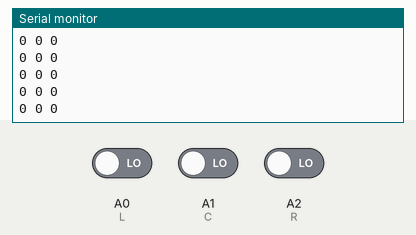
A sketch run on a simulated Arduino Uno, built with avr-gcc and run on an emulated ATmega328P. On the bench: the last lines printed to the serial monitor. The test bench sets the inputs (shaded band); at power-on: A0 (L) LOW, A1 (C) LOW, A2 (R) LOW.

Above: at 1.2 s.
1.3 s: A0 (L) driven HIGH
At 1.31 s:
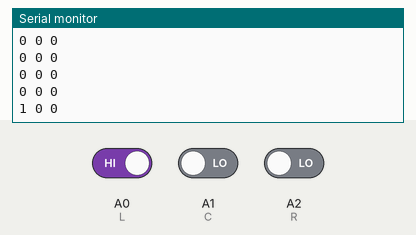
2.8 s: A1 (C) driven HIGH
At 2.81 s:
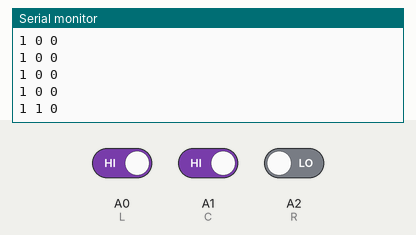
4.3 s: A2 (R) driven HIGH
At 4.32 s:
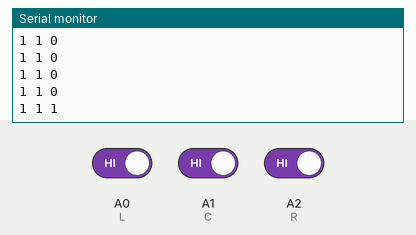
5.8 s: A0 (L) driven LOW
At 5.82 s:
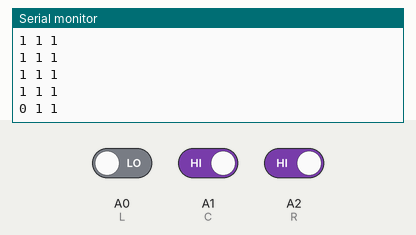
7.3 s: A1 (C) driven LOW
At 7.32 s:
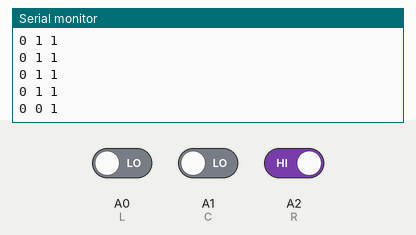

The sketch:

02_line_sensor_test.ino
```cpp
// 02_line_sensor_test — prints L C R as 0/1 ten times a second.
// Hold the car over white, then over black tape (sensors ~5-10 mm above surface).
// Turn each module's blue potentiometer until its LED and the output flip cleanly.
// If black shows 0 and white shows 1, set LINE_ACTIVE_LOW = true in Config.h.
const uint8_t L = A0, C = A1, R = A2;
void setup() { Serial.begin(115200); pinMode(L, INPUT); pinMode(C, INPUT); pinMode(R, INPUT);
  Serial.println(F("L C R  (raw DO levels)")); }
void loop() {
  Serial.print(digitalRead(L)); Serial.print(' ');
  Serial.print(digitalRead(C)); Serial.print(' ');
  Serial.println(digitalRead(R));
  delay(100);
}
```

Measured:
- after the input at 1.3 s, the serial monitor: prints a new line at once (image 1)
- after the input at 2.8 s, the serial monitor: prints a new line at once (image 2)
- after the input at 4.3 s, the serial monitor: prints a new line at once (image 3)
- after the input at 5.8 s, the serial monitor: prints a new line at once (image 4)
- after the input at 7.3 s, the serial monitor: prints a new line at once (image 5)
